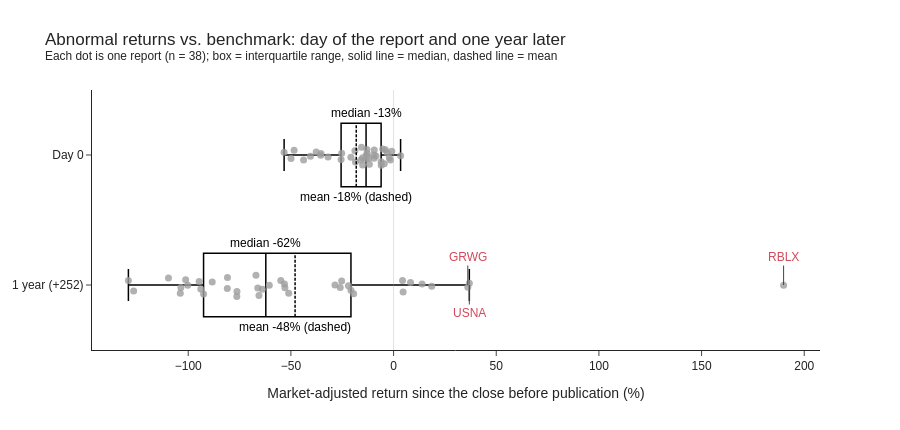

Notebook code cell kept with this figure:
### Markdown cell above
### Distribution of day-0 and 1-year abnormal returns

### Code cell
dist = (events.melt(id_vars='Ticker', value_vars=['abn_ret_0', 'abn_ret_252'],
                  var_name='horizon', value_name='abn_ret')
        .assign(horizon=lambda d: d['horizon'].map({'abn_ret_0': 'Day 0', 'abn_ret_252': '1 year (+252)'})))

fig = go.Figure()
for label in ['1 year (+252)', 'Day 0']:
    sub = dist.query('horizon == @label')
    fig.add_trace(go.Box(
        x=sub['abn_ret'] * 100, name=label, orientation='h', boxpoints='all', jitter=0.4, pointpos=0,
        boxmean=True, text=sub['Ticker'], hovertemplate='%{text}: %{x:.1f}%<extra></extra>',
        marker=dict(color=GRAY, size=7, opacity=0.8), line=dict(color='black', width=1.5),
        fillcolor='rgba(0,0,0,0)', showlegend=False))

for label in ['Day 0', '1 year (+252)']:
    sub = dist.query('horizon == @label')['abn_ret'] * 100
    fig.add_annotation(x=sub.median(), y=label, yshift=42, showarrow=False,
                       text=f'median {sub.median():+.0f}%', font=dict(color='black', size=12))
    fig.add_annotation(x=sub.mean(), y=label, yshift=-42, showarrow=False,
                       text=f'mean {sub.mean():+.0f}% (dashed)', font=dict(color='black', size=12))
top = dist.query("horizon == '1 year (+252)' and abn_ret > 0.3").sort_values('abn_ret')
for k, (_, r) in enumerate(top.iterrows()):
    fig.add_annotation(x=r['abn_ret'] * 100, y='1 year (+252)', text=r['Ticker'], showarrow=True,
                       arrowhead=0, ax=0, ay=-28 if k % 2 == 0 else 28, font=dict(color=ACCENT, size=12))

fig.add_vline(x=0, line=dict(color=GRAY, width=1))
fig.update_layout(
    title='Abnormal returns vs. benchmark: day of the report and one year later<br>'
          '<sup>Each dot is one report (n = 38); box = interquartile range, solid line = median, dashed line = mean</sup>',
    xaxis_title='Market-adjusted return since the close before publication (%)', yaxis_title=None,
    height=430, width=900, margin=dict(t=90))
fig.show()

### Figure 1 — Plotly figure (JSON) as saved in the notebook; plotly's stock layout.template omitted (floating-point values rounded to 4 significant figures)
{"data": [{"boxmean": true, "boxpoints": "all", "fillcolor": "rgba(0,0,0,0)", "hovertemplate": "%{text}: %{x:.1f}%<extra></extra>", "jitter": 0.4, "line": {"color": "black", "width": 1.5}, "marker": {"color": "#9E9E9E", "opacity": 0.8, "size": 7}, "name": "1 year (+252)", "orientation": "h", "pointpos": 0, "showlegend": false, "text": ["BHC", "USNA", "ONP", "GPRO", "BUR", "GDS", "IONQ", "QS", "SQ", "YY", "DKNG", "WORX", "TAL", "HRMY", "TWST", "DNA", "RBLX", "AILE", "EH", "TIO", "IEP", "WELL", "ESTA", "MULN", "NTRA", "TGLS", "PCT", "EBON", "CLOV", "KNDI", "LOOP", "GRWG", "DLO", "XL", "NNOX", "EHTH", "EROS", "GNUS"], "type": "box", "x": [-92.54, 36.89, -80.89, -76.26, -51.08, 8.253, -28.54, -63.92, -20.75, -76.34, -66.14, -129.1, -25.28, -52.92, -65.56, -60.51, 189.9, -103.6, -21.98, -126.6, -80.96, 13.89, -54.92, -88.31, 4.652, 4.374, -67.01, -93.89, -100.2, -103.9, -19.45, 36.15, -25.98, -101.3, -53.14, -94.68, 18.58, -109.6]}, {"boxmean": true, "boxpoints": "all", "fillcolor": "rgba(0,0,0,0)", "hovertemplate": "%{text}: %{x:.1f}%<extra></extra>", "jitter": 0.4, "line": {"color": "black", "width": 1.5}, "marker": {"color": "#9E9E9E", "opacity": 0.8, "size": 7}, "name": "Day 0", "orientation": "h", "pointpos": 0, "showlegend": false, "text": ["BHC", "USNA", "ONP", "GPRO", "BUR", "GDS", "IONQ", "QS", "SQ", "YY", "DKNG", "WORX", "TAL", "HRMY", "TWST", "DNA", "RBLX", "AILE", "EH", "TIO", "IEP", "WELL", "ESTA", "MULN", "NTRA", "TGLS", "PCT", "EBON", "CLOV", "KNDI", "LOOP", "GRWG", "DLO", "XL", "NNOX", "EHTH", "EROS", "GNUS"], "type": "box", "x": [-18.55, -6.062, -0.8711, -2.084, -43.83, -37.67, -9.491, -13.31, -15.09, -25.28, -3.985, -6.011, -9.626, -25.56, -20.77, -12.02, -3.072, -53.3, -12.99, -48.45, -18.83, -4.522, -8.555, -1.574, -35.47, -35.35, -40.49, -12.85, -13.47, -15.62, -31.91, -5.262, -49.94, -11.78, 3.421, -15.08, -9.423, -15.97]}], "layout": {"annotations": [{"font": {"color": "black", "size": 12}, "showarrow": false, "text": "median -13%", "x": -13.39, "y": "Day 0", "yshift": 42}, {"font": {"color": "black", "size": 12}, "showarrow": false, "text": "mean -18% (dashed)", "x": -18.18, "y": "Day 0", "yshift": -42}, {"font": {"color": "black", "size": 12}, "showarrow": false, "text": "median -62%", "x": -62.22, "y": "1 year (+252)", "yshift": 42}, {"font": {"color": "black", "size": 12}, "showarrow": false, "text": "mean -48% (dashed)", "x": -47.96, "y": "1 year (+252)", "yshift": -42}, {"arrowhead": 0, "ax": 0, "ay": -28, "font": {"color": "#D1495B", "size": 12}, "showarrow": true, "text": "GRWG", "x": 36.15, "y": "1 year (+252)"}, {"arrowhead": 0, "ax": 0, "ay": 28, "font": {"color": "#D1495B", "size": 12}, "showarrow": true, "text": "USNA", "x": 36.89, "y": "1 year (+252)"}, {"arrowhead": 0, "ax": 0, "ay": -28, "font": {"color": "#D1495B", "size": 12}, "showarrow": true, "text": "RBLX", "x": 189.9, "y": "1 year (+252)"}], "height": 430, "margin": {"t": 90}, "shapes": [{"line": {"color": "#9E9E9E", "width": 1}, "type": "line", "x0": 0, "x1": 0, "xref": "x", "y0": 0, "y1": 1, "yref": "y domain"}], "title": {"text": "Abnormal returns vs. benchmark: day of the report and one year later<br><sup>Each dot is one report (n = 38); box = interquartile range, solid line = median, dashed line = mean</sup>"}, "width": 900, "xaxis": {"title": {"text": "Market-adjusted return since the close before publication (%)"}}, "yaxis": {"title": {}}}}
